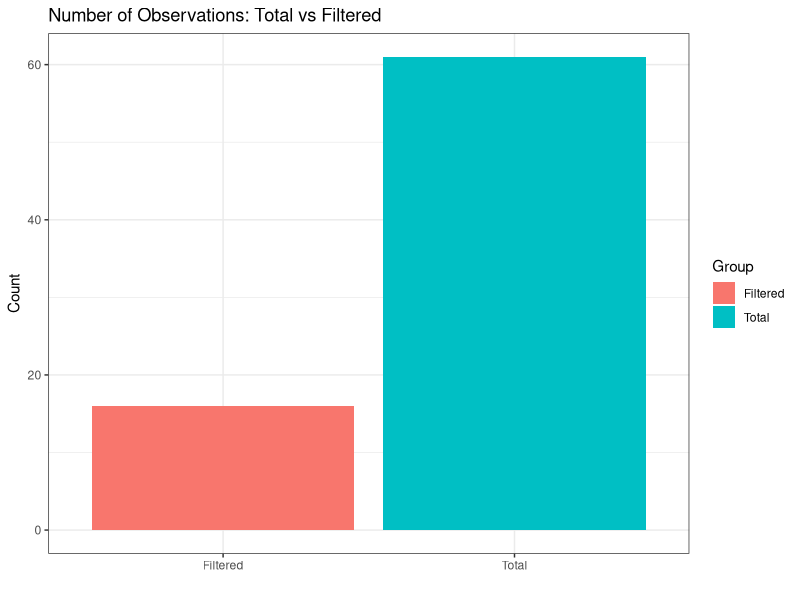
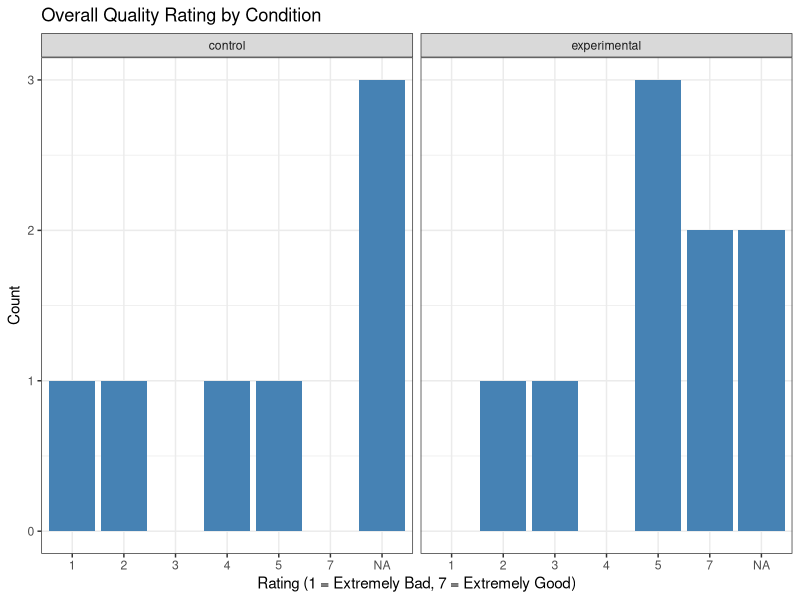

Write the R code that produced these figures, in order.
# Lib setup  
library(ggplot2)
library(dplyr)
library()

# Load in fake results for testing, filter out unneeded info, replace -99 w NA
rawData <- read.csv("FAKE_DATA.csv", header = T, sep=",")
rawData <- rawData[3:nrow(rawData), 5:ncol(rawData)] 
rawData <- rawData %>%
  mutate(across(everything(), ~ ifelse(. == -99, NA, .)))

# Filter out non complete results
filteredData <- subset(rawData, rawData$AgreeToParticipate == 'I agree' & 
                         rawData$Finished == 'True' &
                         ((rawData$condition == 'control' & 
                             rawData$AttentionCheck_ctrl == 
                             'This code snippet is written in C.')
                          | (rawData$condition == 'experimental' 
                             & rawData$AttentionCheck_exp == 
                               'This code snippet was generated using AI.')))

# Add a row to manually track if security bug was detected
filteredData$noticed_security_bug <- NA

# TODO: FOR GLM TESTING WITH RANDOM DATA, REMOVE LATER
filteredData$noticed_security_bug <- sample(
  c(TRUE, FALSE), size = nrow(filteredData), replace = TRUE)

# How many completed the survey
total_n <- as.numeric(nrow(rawData))
filtered_n <- as.numeric(nrow(filteredData))

count_df <- data.frame(Group = c("Total", "Filtered"), Count
                       = c(total_n, filtered_n))

ggplot(count_df, aes(x = Group, y = Count, fill = Group)) +
  geom_bar(stat = "identity") +
  labs(
    title = "Number of Observations: Total vs Filtered",
    x = "",
    y = "Count"
  ) + theme_bw()

# Survey Completion Time (minutes)
summary(as.numeric(as.character(filteredData$Duration..in.seconds)))

# Overall Quality 
quality_levels <- c("Very low quality", "Low quality", "Somewhat low quality", 
                    "Neither high nor low quality", "Somewhat high quality", 
                    "High quality", "Very high quality")
filteredData$Rate_Overall_Quality_Numeric <- as.numeric(factor(
  filteredData$RateOverallQuality, levels=quality_levels, ordered = TRUE))

ggplot(filteredData, aes(x = factor(Rate_Overall_Quality_Numeric))) +
  geom_bar(fill = "steelblue") +
  facet_wrap(~ condition) +
  labs(
    title = "Overall Quality Rating by Condition",
    x = "Rating (1 = Extremely Bad, 7 = Extremely Good)",
    y = "Count"
  ) +
  theme_bw()

# For each likert scale, convert to numeric quantities
likert_levels <- c("Strongly disagree", "Disagree", "Somewhat disagree", 
                   "Neither agree nor disagree", "Somewhat agree", 
                   "Agree", "Strongly agree")

for(i in 1:10) {
  current_col <- paste0("Likert_", i)
  new_col <- paste0("Likert_numeric_", i)
  
  filteredData[[new_col]] <- as.numeric(factor(
    filteredData[[current_col]], levels=likert_levels, ordered = TRUE))
}

for (i in 1:6) {
  current_ai_col <- paste0("AI_Likert_", i)
  new_ai_col <- paste0("AI_Likert_numeric_", i)
  
  filteredData[[new_ai_col]] <- as.numeric(factor(
    filteredData[[current_ai_col]], levels=likert_levels, ordered = TRUE))
}

# Spearman correlation testing for credit hours and CS courses
filteredData$num_classes <- as.numeric(lengths(strsplit(
  filteredData$Courses, ",")))

catagoryTypes <- c("fewer than 30", "between 30 and 59", "between 60 and 89", 
                   "90 or more")

filteredData$CreditHours_catagory <- as.numeric(factor(
  filteredData$CreditHours), levels=catagoryTypes, ordered=TRUE)

cor.test(filteredData$CreditHours_catagory, filteredData$num_classes,
         method="spearman", exact=FALSE)

# Add in variables for core_class completion and security
cs_core <- c("CS 250","CS 251","CS 252")
cs_security <- c("CS 354","CS 355","CS 426")

# Check if a participant has completed ALL core classes
filteredData$completed_core <- sapply(filteredData$Courses, function(x) {
 if (is.na(x)) {
   return(FALSE)
 }
 courses <- trimws(unlist(strsplit(x, ",")))
 all(cs_core %in% courses)
})

# Checks if a participant has completed AT LEAST ONE security course
filteredData$taken_security <- sapply(filteredData$Courses, function(x) {
  if (is.na(x)) {
    return(FALSE)
  }
  courses <- trimws(unlist(strsplit(x, ",")))
  any(cs_security %in% courses)
})

# trust_in_AI likert calculations
ai_questions <- c("AI_Likert_numeric_1", "AI_Likert_numeric_2",
                  "AI_Likert_numeric_3", "AI_Likert_numeric_4",
                  "AI_Likert_numeric_5", "AI_Likert_numeric_6")
filteredData$avg_ai_trust <- rowMeans(filteredData[,ai_questions])


# GLM model for the relationship:
# noticed_security_bug ~ condition + condition*trust_in_AI + credithours + 
# completed_CS_core + security_class
bug_detected <- glm(noticed_security_bug ~ condition +
                           (condition*avg_ai_trust) + CreditHours_catagory
                         + completed_core + taken_security, data=filteredData,
                         family = gaussian())
summary(bug_detected)

# CLM Models for various quality perceptions, including from overall, likert, 
# etc.
